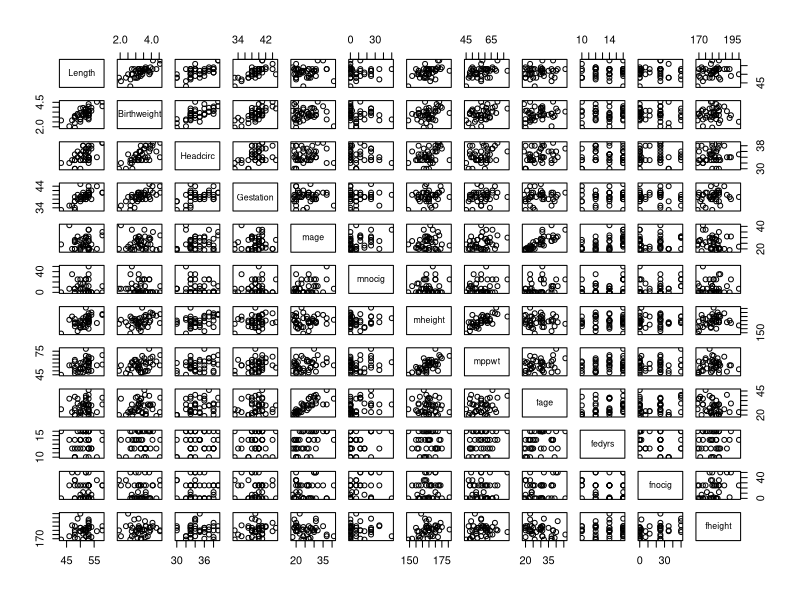
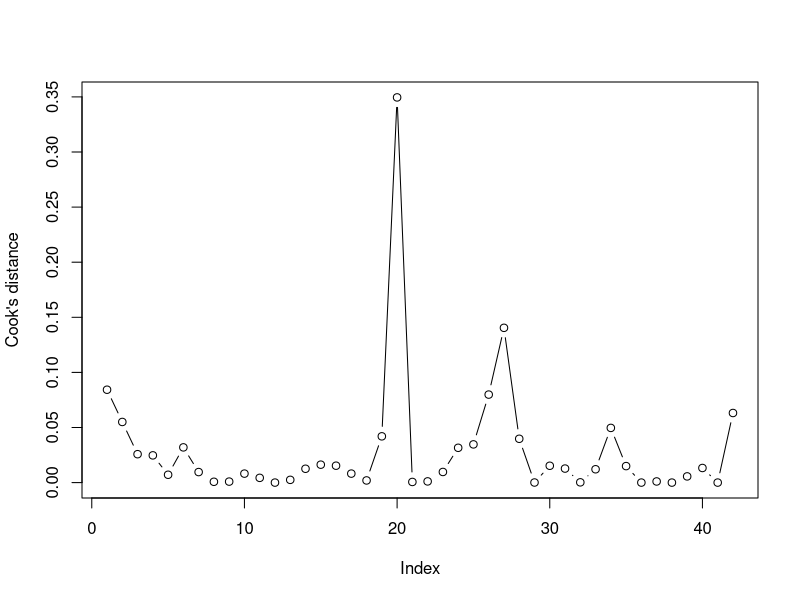
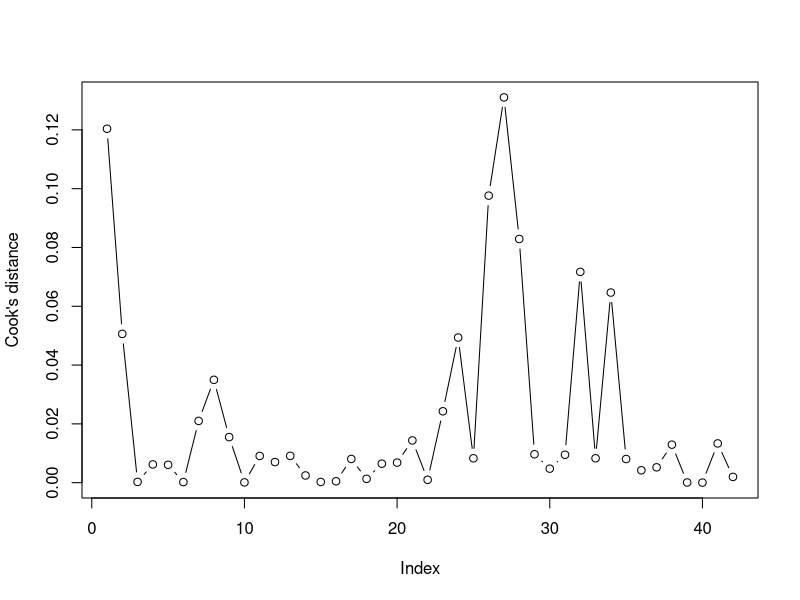
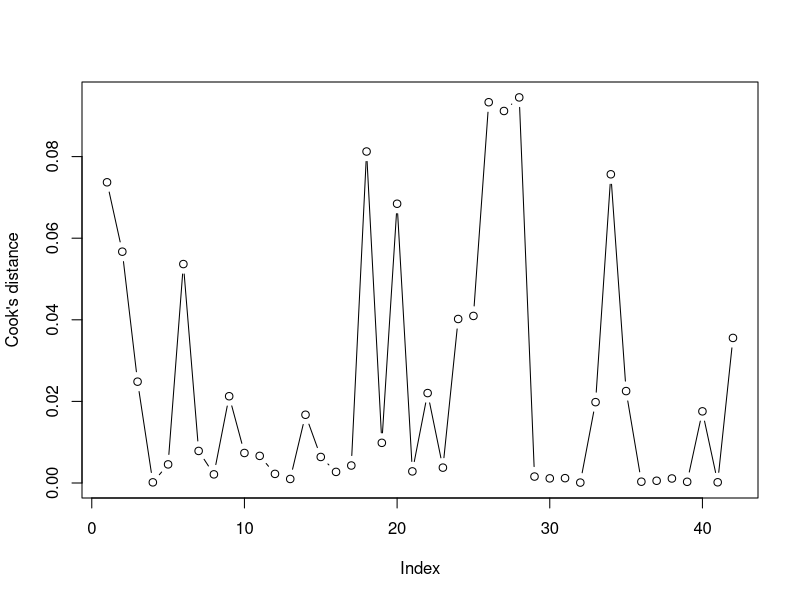
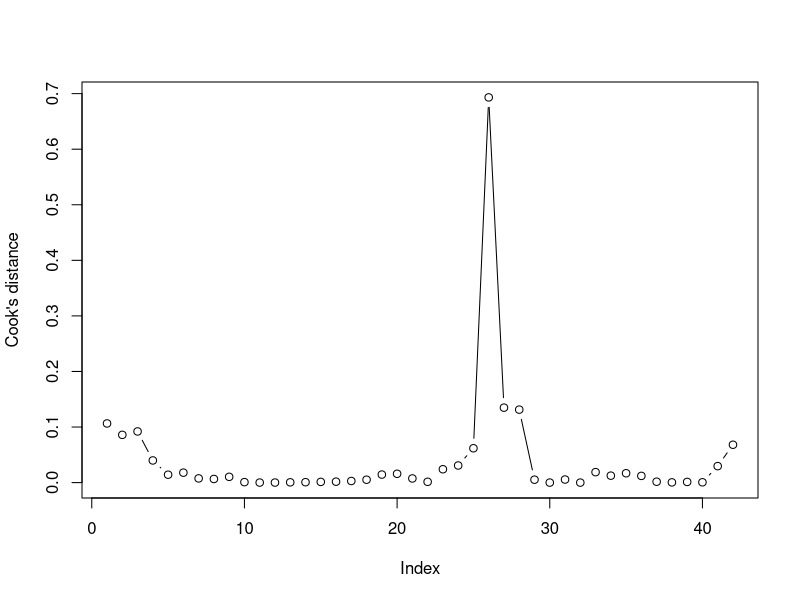
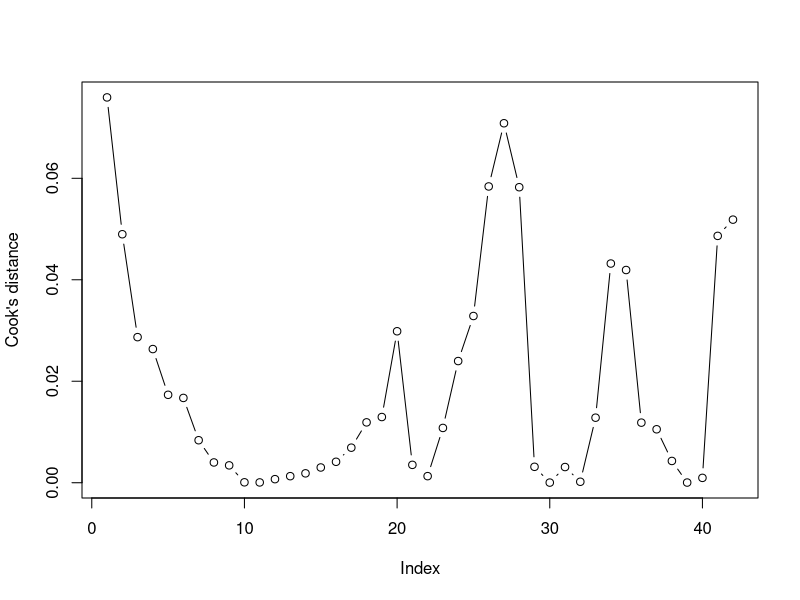
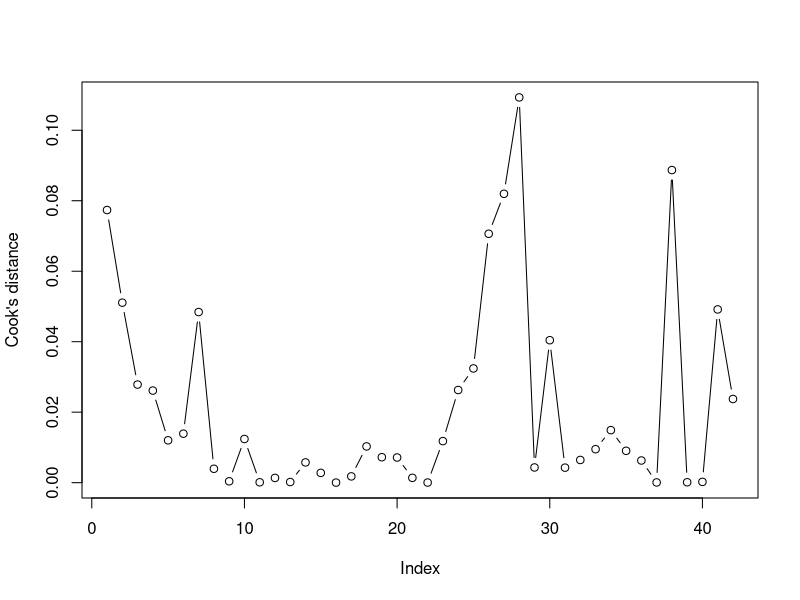
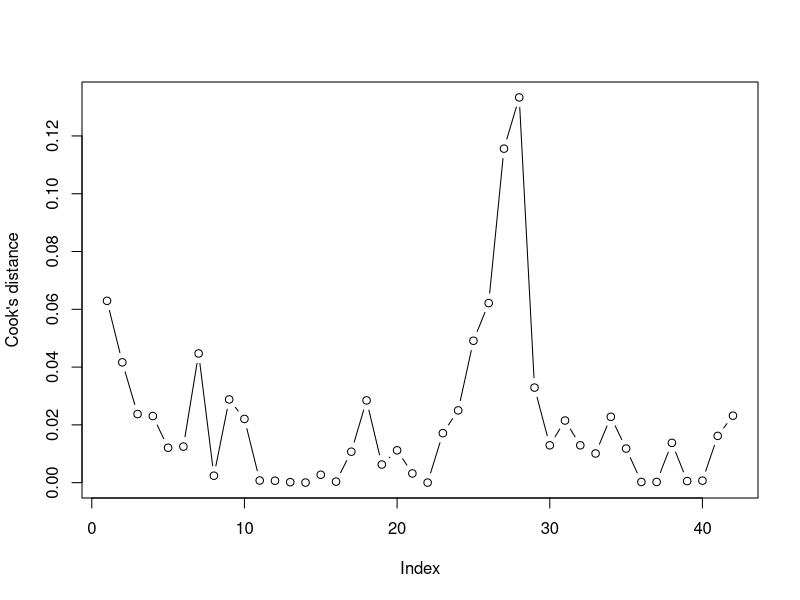

The R script that drew these images, in order:
library(readr)
library(car)
library(xtable)
birthweight_df <- read_csv("Birthweight_data.csv")
# View(birthweight_df)

df <- read_csv("Birthweight_data.csv", col_types = cols(ID = col_skip(), smoker = col_skip(), lowbwt = col_skip(), mage35 = col_skip()))
View(df)

# Response variable: Birthweight
# Potential predictors: Length, Headcirk, Gestation, mage, mnosig, 
# mheight, mppwt, fage, fedyrs, fnosig, fheight.
# Birthweight, Length, Headcirk, Gestation, mage, mnosig, 
# mheight, mppwt, fage, fedyrs, fnosig, fheight.

# a) problem of potential and influence points, problem of collinearity.

pairs(df)

# Cooks distance



plot(1:42, cooks.distance(lm(df$Birthweight ~ df$Length)), type="b", xlab="Index", ylab="Cook's distance")
plot(1:42, cooks.distance(lm(df$Birthweight ~ df$Headcirc)), type="b", xlab="Index", ylab="Cook's distance")
plot(1:42, cooks.distance(lm(df$Birthweight ~ df$Gestation)), type="b", xlab="Index", ylab="Cook's distance")
plot(1:42, cooks.distance(lm(df$Birthweight ~ df$mage)), type="b", xlab="Index", ylab="Cook's distance")
plot(1:42, cooks.distance(lm(df$Birthweight ~ df$mnocig)), type="b", xlab="Index", ylab="Cook's distance")
plot(1:42, cooks.distance(lm(df$Birthweight ~ df$mheight)), type="b", xlab="Index", ylab="Cook's distance")
plot(1:42, cooks.distance(lm(df$Birthweight ~ df$mppwt)), type="b", xlab="Index", ylab="Cook's distance")
plot(1:42, cooks.distance(lm(df$Birthweight ~ df$fage)), type="b", xlab="Index", ylab="Cook's distance")
plot(1:42, cooks.distance(lm(df$Birthweight ~ df$fedyrs)), type="b", xlab="Index", ylab="Cook's distance")
plot(1:42, cooks.distance(lm(df$Birthweight ~ df$fnocig)), type="b", xlab="Index", ylab="Cook's distance")
plot(1:42, cooks.distance(lm(df$Birthweight ~ df$fheight)), type="b", xlab="Index", ylab="Cook's distance")

# Influence points

birthweight_model <- lm(Birthweight ~ Length + Headcirc + Gestation + mage + mnocig + mheight + mppwt + fage + fedyrs + fnocig + fheight, data = df)
par(mfrow=c(2,2))
plot(birthweight_model)

# Collinearity
birthweight_lm <- lm(Birthweight ~ Length + Headcirc + Gestation + mage + mnocig + mheight + mppwt + fage + fedyrs + fnocig + fheight, data = df)
vif(birthweight_lm)
# All VIF values are below 5, so no collinearity.




# b) step-down method, remove highest p-value
summary(lm(Birthweight ~ Length + Headcirc + Gestation + mage + mnocig + mheight + mppwt + fage + fedyrs + fnocig + fheight, data = df))
# remove fage, p = 0.81802, Multiple R-squared:  0.7678,	Adjusted R-squared:  0.6826 
summary(lm(Birthweight ~ Length + Headcirc + Gestation + mage + mnocig + mheight + mppwt + fedyrs + fnocig + fheight, data = df))
# remove mheight, p = 0.84337 , Multiple R-squared:  0.7674,	Adjusted R-squared:  0.6923 
summary(lm(Birthweight ~ Length + Headcirc + Gestation + mage + mnocig + mppwt + fedyrs + fnocig + fheight, data = df))
# remove fedyrs, p = 0.80967, Multiple R-squared:  0.7671,	Adjusted R-squared:  0.7016
summary(lm(Birthweight ~ Length + Headcirc + Gestation + mage + mnocig + mppwt + fnocig + fheight, data = df))
# remove fnocig, p=0.55712, Multiple R-squared:  0.7666,	Adjusted R-squared:  0.7101 
summary(lm(Birthweight ~ Length + Headcirc + Gestation + mage + mnocig + mppwt + fheight, data = df))
# remove mnocig, p=0.30388, Multiple R-squared:  0.7641,	Adjusted R-squared:  0.7156 
summary(lm(Birthweight ~ Length + Headcirc + Gestation + mage + mppwt + fheight, data = df))
# remove Length, p=0.127536, Multiple R-squared:  0.7566,	Adjusted R-squared:  0.7149 
summary(lm(Birthweight ~ Headcirc + Gestation + mage + mppwt + fheight, data = df))
# remove fheight, p=0.1234, Multiple R-squared:  0.7396,	Adjusted R-squared:  0.7035 
summary(lm(Birthweight ~ Headcirc + Gestation + mage + mppwt, data = df))
# remove mage, p = 0.1991, Multiple R-squared:  0.7216,	Adjusted R-squared:  0.6916 
summary(lm(Birthweight ~ Headcirc + Gestation + mppwt, data = df))
# remove mppwt, p = 0.137, Multiple R-squared:  0.7088,	Adjusted R-squared:  0.6858 
summary(lm(Birthweight ~ Headcirc + Gestation, data = df))
# p-values are below 0.05, so we stop here.
xtable(summary(lm(Birthweight ~ Headcirc + Gestation, data = df)))

vif(lm(Birthweight ~ Headcirc + Gestation, data = df))

# c) 95% CI for lm(Birthweight ~ Headcirc + Gestation, data = df) for the average values of all the predictors in that model.
xtable(confint(lm(Birthweight ~ Headcirc + Gestation, data = df)))
# prediction intervals
xtable(predict(lm(Birthweight ~ Headcirc + Gestation, data = df), interval="prediction"))

# d) LASSO
library(glmnet)
x <- as.matrix(df[,-2])
y <- as.double(as.matrix(df[,2]))
train = sample(1:nrow(x), 0.67*nrow(x))
x.train=x[train,]; y.train=y[train] # data to train
x.test=x[-train,]; y.test=y[-train] # data to test the prediction quality

lasso.mod=glmnet(x.train,y.train,alpha=1)
cv.lasso=cv.glmnet(x.train,y.train,alpha=1,type.measure='mse', grouped=FALSE)
plot(lasso.mod,label=T,xvar="lambda") #have a look at the lasso path
plot(cv.lasso) # the best lambda by cross-validation
plot(cv.lasso$glmnet.fit,xvar="lambda",label=T)

lambda.min=cv.lasso$lambda.min; lambda.1se=cv.lasso$lambda.1se
coef(lasso.mod,s=cv.lasso$lambda.min) #beta’s for the best lambda
y.pred=predict(lasso.mod,s=lambda.min,newx=x.test) #predict for test
mse.lasso=mean((y.test-y.pred)^2) # mse for the predicted test rows
print(mse.lasso)



# e) smoking or older mothers lighter babies?
# read csv with Birthweight, lowbwt, Gestation, smoker, mage35
df2 <- read_csv("Birthweight_data.csv", col_types = cols(ID = col_skip(), Length = col_skip(), Headcirc = col_skip(), mage = col_skip(), mnocig = col_skip(), mheight = col_skip(), mppwt = col_skip(), fage = col_skip(), fedyrs = col_skip(), fnocig = col_skip(), fheight = col_skip()))
View(df2)

boxplot(df2$Birthweight ~ df2$smoker, xlab="smoker", ylab="Birthweight")
boxplot(df2$Birthweight ~ df2$mage35, xlab="mage35", ylab="Birthweight")

# count ones
sum(df2$lowbwt[df2$smoker==0])
sum(df2$lowbwt[df2$smoker==1])
sum(df2$lowbwt[df2$mage35==0])
sum(df2$lowbwt[df2$mage35==1])

length(df2$lowbwt[df2$smoker==0])
length(df2$lowbwt[df2$smoker==1])
length(df2$lowbwt[df2$mage35==0])
length(df2$lowbwt[df2$mage35==1])

sum(df2$lowbwt[df2$smoker==0])/length(df2$lowbwt[df2$smoker==0])
sum(df2$lowbwt[df2$smoker==1])/length(df2$lowbwt[df2$smoker==1])
sum(df2$lowbwt[df2$mage35==0])/length(df2$lowbwt[df2$mage35==0])
sum(df2$lowbwt[df2$mage35==1])/length(df2$lowbwt[df2$mage35==1])




# f) logistic regression model
df2$lowbwt <- as.factor(df2$lowbwt)
birthweight_logistic <- glm(lowbwt ~ smoker + mage35, data = df2, family = binomial)
summary(birthweight_logistic)


# g) interaction between Gestation and smoker, and Gestation and mage35


# h) prob of low baby weight for each combi


# i) contingency table smoker and mage35 with lowbwt

# Assuming df2 is your dataframe and lowbwt, smoker, and mage35 are the binary columns
table(df2$lowbwt, df2$smoker) # Contingency table for low birth weight and smoker status
table(df2$lowbwt, df2$mage35) # Contingency table for low birth weight and mother age > 35
table(df2$smoker, df2$mage35) # Contingency table for smoker status and mother age > 35

table(df2$lowbwt, df2$smoker, df2$mage35)

